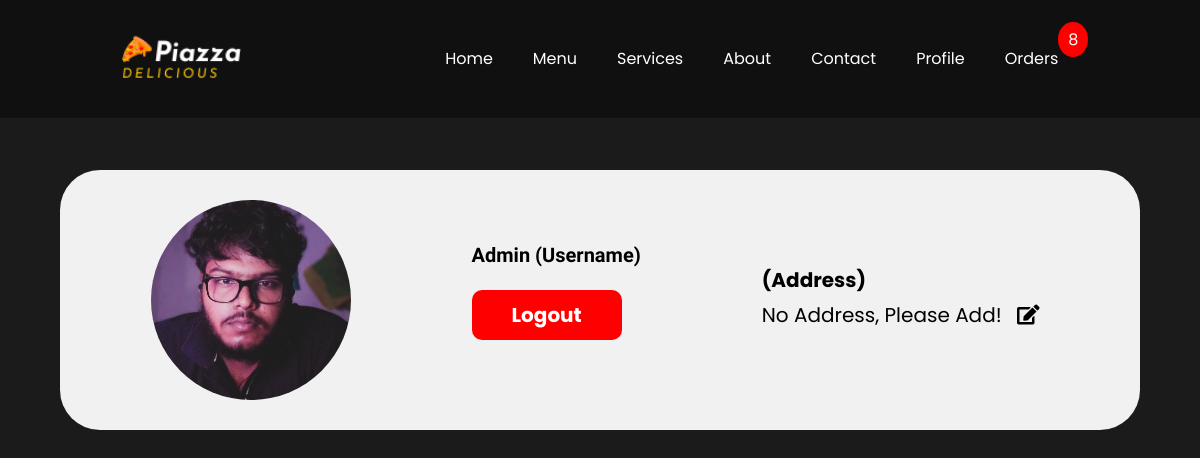
The page /profile/ (signed in) on the database as committed earlier.
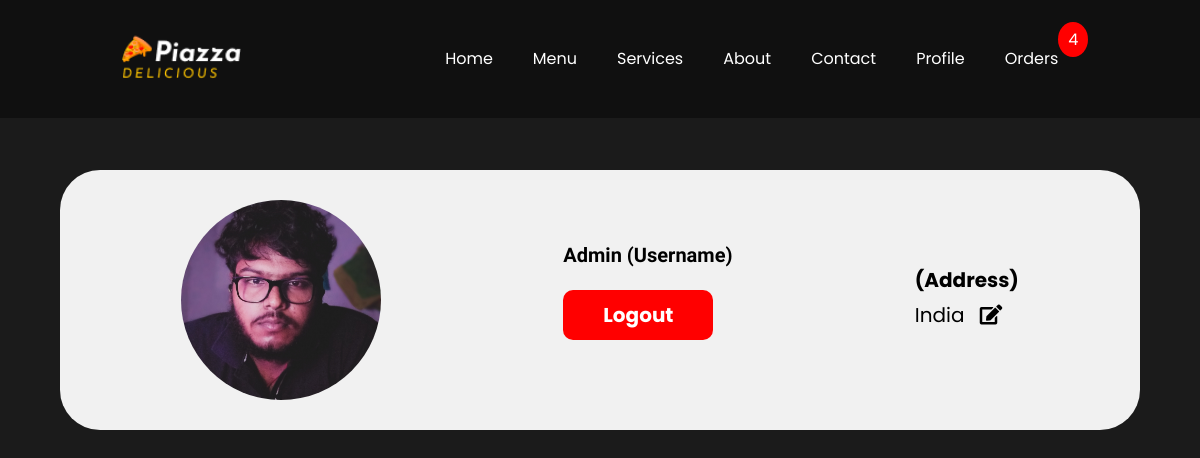
The same page on the database as committed later.
### Home/models.py (models this page shows, shortened)
class Profile(models.Model):
    User = models.ForeignKey(User, on_delete=models.CASCADE, blank=True, null=True)
    profile_Image = models.ImageField(upload_to="images", default="images/defaultuser.png", blank=True, null=True)

class Address(models.Model):
    User = models.ForeignKey(User, on_delete=models.CASCADE, blank=True, null=True)
    address = models.TextField()

### Home/views.py (the view)
# urls.py: path('profile/', views.profile, name="profile"),
def profile(request):
    current_username = request.user.username
    user = User.objects.filter(username=current_username).first()
    order = Orders.objects.filter(User=user)
    current_user = request.user
    ordersOfCurrentUser = Orders.objects.filter(User=current_user)
    totalOrdersList = []
    for pizzaOrder in ordersOfCurrentUser:
        quantity = pizzaOrder.quantity
        totalOrdersList.append(quantity)
    totalOrders = sum(totalOrdersList)
    current_user = request.user
    form = ProfileForm(instance=current_user)
    if request.method == "POST":
        profile_Image=request.FILES['profile_Image']
        profile = Profile(User=current_user, profile_Image=profile_Image)
        profile.save()
    profile_objects = Profile.objects.filter(User=request.user)
    if profile_objects:
        profile_iamge_display = Profile.objects.filter(User=current_user).last()
        profile_iamge_display_url = profile_iamge_display.profile_Image
    else:
        profile_iamge_display_url = "images/defaultuser.png"
    address = Address.objects.filter(User = current_user).first()
    if address:
        address_display = address.address
    else:
        address_display = "No Address, Please Add!"
    context = {
        'profile_iamge_display_url':profile_iamge_display_url,
        'form':form,
        'totalOrders':totalOrders,
        'address_display':address_display,
    }
    return render(request, "Home/profile.html", context)

### templates/Home/profile.html (shortened to what this page needs)
{% extends 'base.html' %}
{% load static %}
{% block body %}
<section id="profile">
    <div class="profile__contaier">
        <div class="image__box__profile">
            <div class="image__container">
                <img src="/media/{{profile_iamge_display_url}}" alt="">
        </div>
        <div class="details">
                <h4>{% if request.user.username %}{{request.user.username}} (Username){% endif %}</h4>
                <form action="/accounts/logout/" method="POST">
                    <button type="submit">Logout</button>
                </form>
            </div>
            <div class="address">
                <div>
                    <h4>(Address)</h4>
                    <p>{{address_display}}  <i class="fas fa-edit address_edit"></i></p>
                </div>
            </div>
        </div>
    </div>
</section>
{% endblock body %}

Rows that differ between the two databases and show on the page:
added Address: address "India"
Other text that changed with them:
{{ totalOrders }}: "8" → "4"
{{ address_display }}: "No Address, Please Add!" → (not shown)
